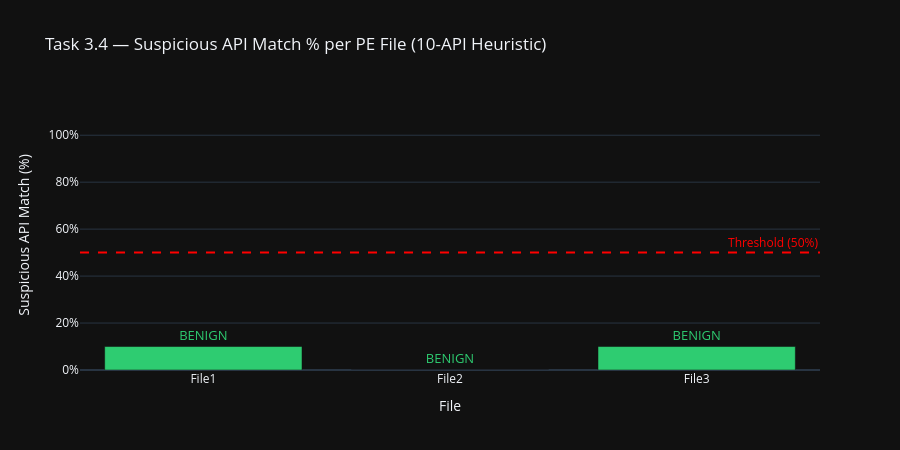

The notebook cell saved with this chart:
### Markdown cell above
## Task 3.4 — Extended Heuristic API Analysis (10 APIs)
Ten known suspicious Windows API calls are checked against each PE's
import table. If ≥ 50% of the suspicious APIs are present, the file
is flagged as **SUSPICIOUS**.

### Code cell
# ── Task 3.4: Heuristic API Analysis (10 suspicious APIs) ────────────────────

# Extended list of 10 suspicious Windows API calls
SUSPICIOUS_APIS = [
    'VirtualAlloc',
    'WriteProcessMemory',
    'CreateRemoteThread',
    'WinExec',
    'ShellExecuteA',
    'LoadLibraryA',      # dynamically loads DLLs at runtime
    'OpenProcess',       # accesses other processes (injection)
    'RegSetValueEx',     # modifies registry (persistence)
    'InternetOpenUrl',   # network communication
    'CryptEncrypt',      # encrypts data (ransomware indicator)
]

THRESHOLD_PCT = 0.50   # 50% threshold

heuristic_results = []

for name, path in PE_FILES.items():
    try:
        pe = pefile.PE(path)
        imported_apis = set()
        if hasattr(pe, 'DIRECTORY_ENTRY_IMPORT'):
            for entry in pe.DIRECTORY_ENTRY_IMPORT:
                for imp in entry.imports:
                    if imp.name:
                        imported_apis.add(imp.name.decode(errors='replace'))
        pe.close()
    except Exception as e:
        print(f'  ERROR reading imports from {name}: {e}')
        imported_apis = set()

    matches = [api for api in SUSPICIOUS_APIS if api in imported_apis]
    match_pct = len(matches) / len(SUSPICIOUS_APIS)
    verdict = 'SUSPICIOUS' if match_pct >= THRESHOLD_PCT else 'BENIGN'

    heuristic_results.append({
        'File': name,
        'Total Imports': len(imported_apis),
        'Suspicious APIs Found': len(matches),
        'Match %': round(match_pct * 100, 1),
        'Matched APIs': ', '.join(matches) if matches else 'None',
        'Verdict': verdict,
    })
    print(f'{name}: {len(matches)}/{len(SUSPICIOUS_APIS)} APIs matched → {verdict}')

heur_df = pd.DataFrame(heuristic_results)
display(heur_df)

# ── Visualise as Plotly bar chart ─────────────────────────────────────────────
colour_map = {'SUSPICIOUS': '#e74c3c', 'BENIGN': '#2ecc71'}
heur_df['Colour'] = heur_df['Verdict'].map(colour_map)

fig_heur = go.Figure()
for _, row in heur_df.iterrows():
    fig_heur.add_trace(
        go.Bar(
            x=[row['File']],
            y=[row['Match %']],
            name=row['File'],
            marker_color=row['Colour'],
            text=[f"{row['Verdict']}"],
            textposition='outside',
            textfont=dict(color=row['Colour'], size=13)
        )
    )

fig_heur.add_hline(
    y=50, line_dash='dash', line_color='red',
    annotation_text='Threshold (50%)', annotation_font_color='red'
)
fig_heur.update_layout(
    title='Task 3.4 — Suspicious API Match % per PE File (10-API Heuristic)',
    xaxis_title='File',
    yaxis_title='Suspicious API Match (%)',
    yaxis=dict(tickformat='.0f', ticksuffix='%', range=[0, 115]),
    template='plotly_dark',
    showlegend=False,
    height=450
)
fig_heur.show()

### Figure 1 — Plotly figure (JSON) as saved in the notebook; plotly's stock layout.template omitted (floating-point values rounded to 4 significant figures)
{"data": [{"marker": {"color": "#2ecc71"}, "name": "File1", "text": ["BENIGN"], "textfont": {"color": "#2ecc71", "size": 13}, "textposition": "outside", "type": "bar", "x": ["File1"], "y": [10]}, {"marker": {"color": "#2ecc71"}, "name": "File2", "text": ["BENIGN"], "textfont": {"color": "#2ecc71", "size": 13}, "textposition": "outside", "type": "bar", "x": ["File2"], "y": [0]}, {"marker": {"color": "#2ecc71"}, "name": "File3", "text": ["BENIGN"], "textfont": {"color": "#2ecc71", "size": 13}, "textposition": "outside", "type": "bar", "x": ["File3"], "y": [10]}], "layout": {"annotations": [{"font": {"color": "red"}, "showarrow": false, "text": "Threshold (50%)", "x": 1, "xanchor": "right", "xref": "x domain", "y": 50, "yanchor": "bottom", "yref": "y"}], "height": 450, "shapes": [{"line": {"color": "red", "dash": "dash"}, "type": "line", "x0": 0, "x1": 1, "xref": "x domain", "y0": 50, "y1": 50, "yref": "y"}], "showlegend": false, "title": {"text": "Task 3.4 — Suspicious API Match % per PE File (10-API Heuristic)"}, "xaxis": {"title": {"text": "File"}}, "yaxis": {"range": [0, 115], "tickformat": ".0f", "ticksuffix": "%", "title": {"text": "Suspicious API Match (%)"}}}}
